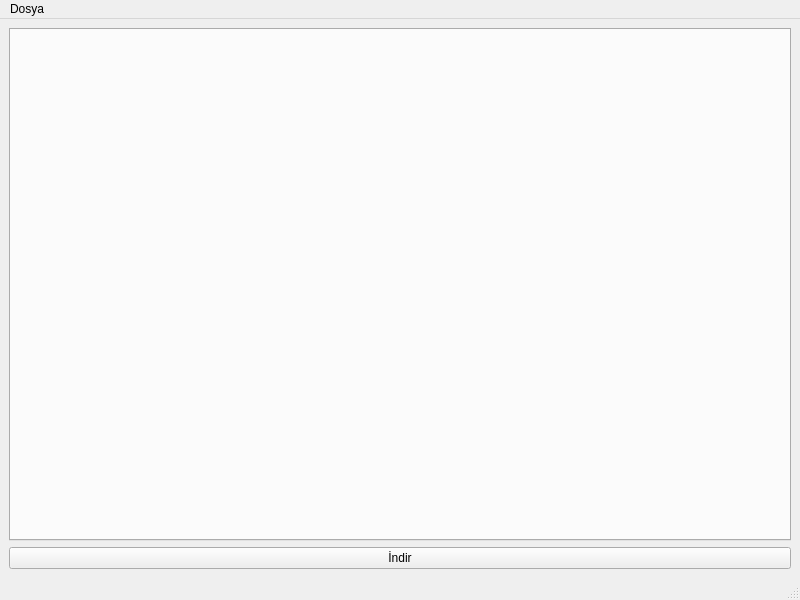
<?xml version="1.0" encoding="UTF-8"?>
<ui version="4.0">
 <class>MainWindow</class>
 <widget class="QMainWindow" name="MainWindow">
  <property name="geometry">
   <rect>
    <x>0</x>
    <y>0</y>
    <width>800</width>
    <height>600</height>
   </rect>
  </property>
  <property name="windowTitle">
   <string>MainWindow</string>
  </property>
  <widget class="QWidget" name="centralwidget">
   <layout class="QVBoxLayout" name="verticalLayout">
    <item>
     <widget class="QTabWidget" name="tabWidget">
      <property name="currentIndex">
       <number>-1</number>
      </property>
     </widget>
    </item>
    <item>
     <widget class="QPushButton" name="download_button">
      <property name="text">
       <string>İndir</string>
      </property>
     </widget>
    </item>
   </layout>
  </widget>
  <widget class="QMenuBar" name="menubar">
   <property name="geometry">
    <rect>
     <x>0</x>
     <y>0</y>
     <width>800</width>
     <height>22</height>
    </rect>
   </property>
   <widget class="QMenu" name="menuDosya">
    <property name="title">
     <string>Dosya</string>
    </property>
    <addaction name="actionUpdate_List"/>
    <addaction name="action_change_download_location"/>
    <addaction name="action_show_download_list_dialog"/>
    <addaction name="separator"/>
    <addaction name="actionExit"/>
   </widget>
   <addaction name="menuDosya"/>
  </widget>
  <widget class="QStatusBar" name="statusbar"/>
  <action name="actionUpdate_List">
   <property name="text">
    <string>Ders Listesini Güncelle</string>
   </property>
  </action>
  <action name="actionExit">
   <property name="text">
    <string>Çıkış</string>
   </property>
  </action>
  <action name="action_show_download_list_dialog">
   <property name="text">
    <string>İndirilenler</string>
   </property>
  </action>
  <action name="action_change_download_location">
   <property name="text">
    <string>İndirme konumunu değiştir</string>
   </property>
  </action>
 </widget>
 <resources/>
 <connections/>
</ui>
